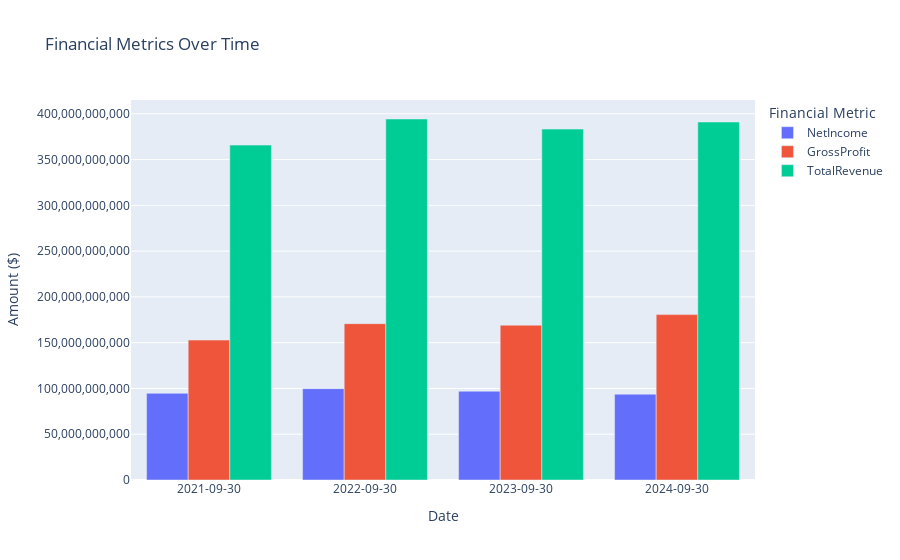

Notebook cell for this chart:
### Markdown cell above
### Income Statement

### Code cell
df = aapl.get_income_stmt()
df = df.drop(columns=df.columns[-1], axis=1)
filtered_df = df.loc[['NetIncome', 'GrossProfit', 'TotalRevenue']]
filtered_df = filtered_df.T.reset_index()
filtered_df.rename(columns={"index": "Date"}, inplace=True)
filtered_df["Date"] = pd.to_datetime(filtered_df["Date"]).dt.date
filtered_df = filtered_df.loc[::-1]

# Melt DataFrame to long format
df_melted = filtered_df.melt(id_vars="Date", var_name="Metric", value_name="Amount")

# Plot using Plotly
fig = px.bar(
    df_melted,
    x="Date",
    y="Amount",
    color="Metric",
    barmode="group",
    title="Financial Metrics Over Time",
    labels={"Amount": "Amount ($)", "Date": "Date", "Metric": "Financial Metric"}
)

# Adjust layout for readability
fig.update_layout(
    xaxis=dict(type="category"),
    yaxis=dict(tickformat=","),
    bargap=0.2
)

# Show the plot
fig.show()

### Figure 1 — Plotly figure (JSON) as saved in the notebook; plotly's stock layout.template omitted (floating-point values rounded to 4 significant figures)
{"data": [{"alignmentgroup": "True", "hovertemplate": "Financial Metric=NetIncome<br>Date=%{x}<br>Amount ($)=%{y}<extra></extra>", "legendgroup": "NetIncome", "marker": {"color": "#636efa", "pattern": {"shape": ""}}, "name": "NetIncome", "offsetgroup": "NetIncome", "orientation": "v", "showlegend": true, "textposition": "auto", "type": "bar", "x": ["2021-09-30", "2022-09-30", "2023-09-30", "2024-09-30"], "xaxis": "x", "y": [94680000000, 99803000000, 96995000000, 93736000000], "yaxis": "y"}, {"alignmentgroup": "True", "hovertemplate": "Financial Metric=GrossProfit<br>Date=%{x}<br>Amount ($)=%{y}<extra></extra>", "legendgroup": "GrossProfit", "marker": {"color": "#EF553B", "pattern": {"shape": ""}}, "name": "GrossProfit", "offsetgroup": "GrossProfit", "orientation": "v", "showlegend": true, "textposition": "auto", "type": "bar", "x": ["2021-09-30", "2022-09-30", "2023-09-30", "2024-09-30"], "xaxis": "x", "y": [152836000000, 170782000000, 169148000000, 180683000000], "yaxis": "y"}, {"alignmentgroup": "True", "hovertemplate": "Financial Metric=TotalRevenue<br>Date=%{x}<br>Amount ($)=%{y}<extra></extra>", "legendgroup": "TotalRevenue", "marker": {"color": "#00cc96", "pattern": {"shape": ""}}, "name": "TotalRevenue", "offsetgroup": "TotalRevenue", "orientation": "v", "showlegend": true, "textposition": "auto", "type": "bar", "x": ["2021-09-30", "2022-09-30", "2023-09-30", "2024-09-30"], "xaxis": "x", "y": [365817000000, 394328000000, 383285000000, 391035000000], "yaxis": "y"}], "layout": {"bargap": 0.2, "barmode": "group", "legend": {"title": {"text": "Financial Metric"}, "tracegroupgap": 0}, "title": {"text": "Financial Metrics Over Time"}, "xaxis": {"anchor": "y", "domain": [0, 1], "title": {"text": "Date"}, "type": "category"}, "yaxis": {"anchor": "x", "domain": [0, 1], "tickformat": ",", "title": {"text": "Amount ($)"}}}}
